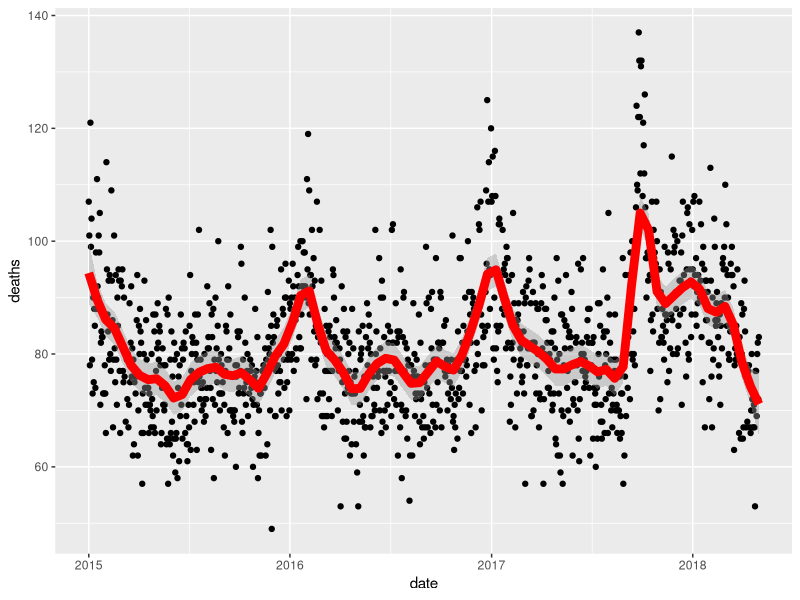

Reproduce this figure in R. (Note: this script raises an error after producing the figure.)
library(tidyverse)
library(lubridate)
library(purrr)
library(pdftools)

fn <- system.file("extdata", "RD-Mortality-Report_2015-18-180531.pdf", package="dslabs")
dat <- map_df(str_split(pdf_text(fn), "\n"), function(s){
  s <- str_trim(s)
  header_index <- str_which(s, "2015")[1]
  tmp <- str_split(s[header_index], "\\s+", simplify = TRUE)
  month <- tmp[1]
  header <- tmp[-1]
  tail_index  <- str_which(s, "Total")
  n <- str_count(s, "\\d+")
  out <- c(1:header_index, which(n==1), which(n>=28), tail_index:length(s))
  s[-out] %>%
    str_remove_all("[^\\d\\s]") %>%
    str_trim() %>%
    str_split_fixed("\\s+", n = 6) %>%
    .[,1:5] %>%
    as_data_frame() %>% 
    setNames(c("day", header)) %>%
    mutate(month = month,
           day = as.numeric(day)) %>%
    gather(year, deaths, -c(day, month)) %>%
    mutate(deaths = as.numeric(deaths))
}) %>%
  mutate(month = recode(month, "JAN" = 1, "FEB" = 2, "MAR" = 3, "APR" = 4, "MAY" = 5, "JUN" = 6, 
                        "JUL" = 7, "AGO" = 8, "SEP" = 9, "OCT" = 10, "NOV" = 11, "DEC" = 12)) %>%
  mutate(date = make_date(year, month, day)) %>%
  dplyr::filter(date <= "2018-05-01")

dat %>% ggplot(aes(date, deaths)) + geom_point()+ geom_smooth(size = 3, color="red", span = 60/1205, method = "loess", method.args = list(degree=1))


dat %>% 
  mutate(smooth = predict(fit), day = yday(date), year = as.character(year(date))) %>%
  ggplot(aes(day, smooth, col = year)) +
  geom_line(lwd = 2)
